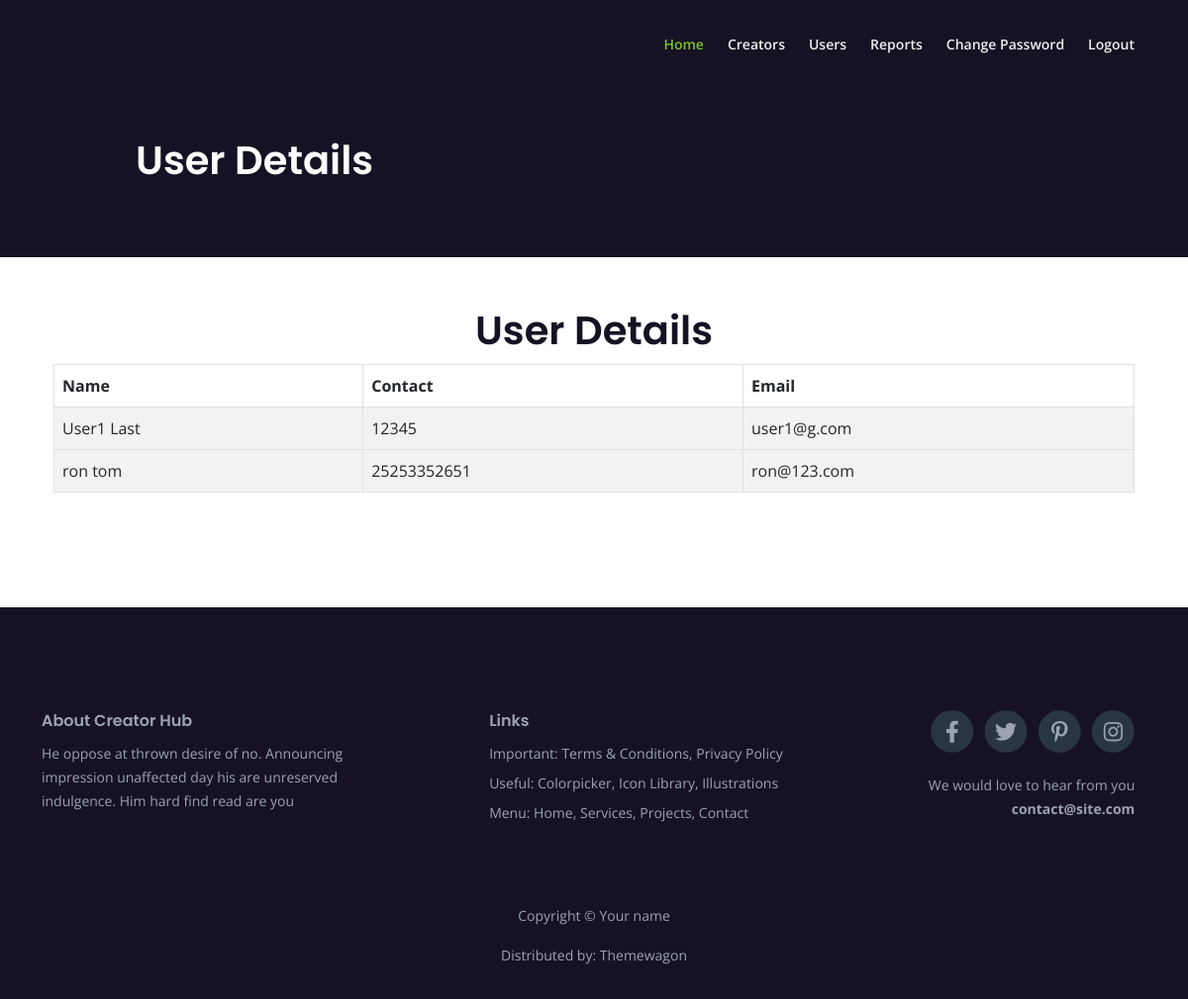
The app's page /admin_user_details_view with its own data.
### myapp/models.py (models this page shows, shortened)
class user_details(models.Model):
    user_id = models.IntegerField()
    fname = models.CharField(max_length=100)
    lname = models.CharField(max_length=200)
    contact = models.CharField(max_length=100)
    email = models.CharField(max_length=250)
    status = models.CharField(max_length=100)

### myapp/views.py (the view)
# urls.py: path('admin_user_details_view', views.admin_user_details_view, name='admin_user_details_view'),
def admin_user_details_view(request):
    tm_l = user_details.objects.all()
    context = {'user_list': tm_l, 'msg':'', 'type':'User Details'}
    return render(request, './myapp/admin_user_details_view.html',context)

### myapp/templates/myapp/admin_user_details_view.html (shortened to what this page needs)
{% extends 'myapp/admin_base.html' %}
{% load static %}
{% block title %}{{type}}{% endblock %}
{% block body %}
<center>
   <h1>{{type}}</h1>
    <div class="container">
    <form role="form" name="frm" action="" method="post">
        <table class="table table-striped table-bordered">
            <thead>
            <tr>
                <th>Name</th>
                <th>Contact</th>
                <th>Email</th>
            </tr>
            </thead>
            {% for f in user_list %}
            <tbody>
            <tr>
                <td>{{ f.fname }} {{ f.lname }}</td>
                <td>{{ f.contact }}</td>
                <td>{{ f.email }}</td>
            </tr>
            <tbody>
            {% endfor %}
        </table>
        <br>
        <br>
    </form>
    </div>
</center>
{% endblock %}

### myapp/static/myapp/css/styles.css (style rules this page uses)
body, html { width: 100%; height: 100%; }
body, p { color: #53575a; font: 400 1rem/1.625rem "Open Sans", sans-serif; }
h1 { color: #161223; font-weight: 600; font-size: 2.5rem; line-height: 3.25rem; font-family: "Poppins" }
@media (min-width: 1200px) { .container { max-width: 1140px; } }

### records on screen
user_details: fname "User1", lname "Last", contact "12345", email "user1@g.com"
user_details: fname "ron", lname "tom", contact "25253352651", email "ron@123.com"

### other values on screen
{{ type }} "User Details"
